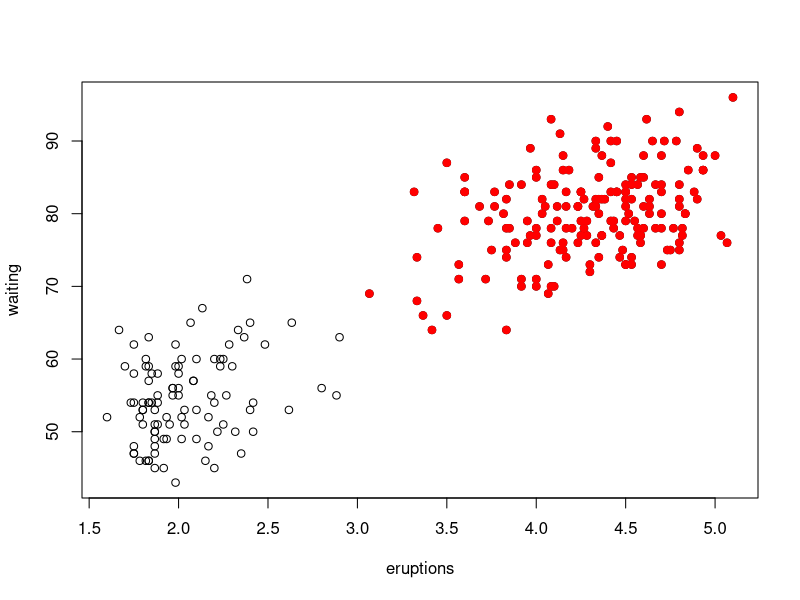

The R script that drew this image: (Note: this script raises an error after producing the figure.)
str(faithful)

plot(faithful) # 제네릭 고수준 그래프 함수

eruptions.long <- faithful[faithful$eruptions > 3, ]
eruptions.long

points(eruptions.long, col="red", pch=19) # 점에 효과를 주는 저수준 그래프 함수 
                                          # 반드시 기존에 그래프를 생성해놔야 함

dev.off() # 그래프 삭제
points(eruptions.long, col="red", pch=19) # err

faithful.lm.model <- lm(waiting ~ eruptions, faithful)


plot(faithful)
points(eruptions.long, col="red", pch=19) 

lines(x = faithful$eruptions, y=fitted(faithful.lm.model), # 모델에 피팅 
      col='blue') # 저수준 그래프함수를 응용하여 회귀선 그어주기 

abline(v=3, col="purple")# 수평, 수직선등 그어주는 저수준 그래프 함수 
abline(h=mean(faithful$waiting), col="green")
abline(faithful.lm.model, col="blue") # 얘로도 회귀선 응용 가능



































































